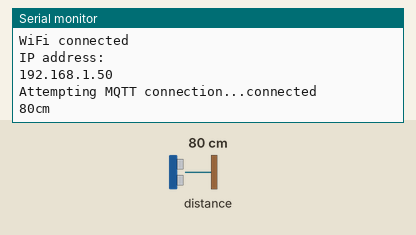
A sketch run on a simulated ESP8266 (NodeMCU). On the bench: the last lines printed to the serial monitor. Wiring (inferred from the names in the program): ultrasonic range finder: trigger GPIO 2; echo GPIO 0. The test bench sets the inputs (shaded band); at power-on: distance to the obstacle 80 cm. The echo pulse lasts 58.3 µs per cm; WiFi joins after 1.5 s; servers stay silent unless stated; a WiFi scan finds three made-up networks; no MQTT or app messages arrive unless stated.

Above: at 5.2 s.
5.3 s: distance to the obstacle set to 2 cm
At 6.4 s:
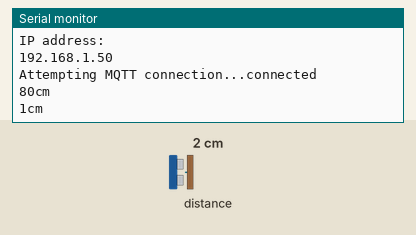
7.0 s: distance to the obstacle set to 4 cm
At 8.6 s:
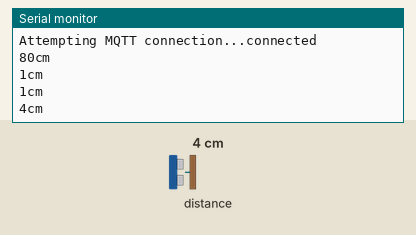
Timing chart, 0 to 10.1 s (numbered marks = the images above; inputs shaded):
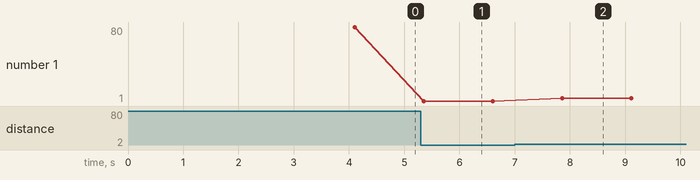

Measured:
- after the input at 5.3 s, the serial monitor: prints a new line after 0.05 s (image 1)
- after the input at 7.0 s, the serial monitor: prints a new line after 0.86 s (image 2)
- plotted number 1: 80 → 1 after the input at 5.3 s, 1 → 4 after the input at 7.0 s

The sketch:

GFD.ino
```cpp
#include <ESP8266WiFi.h> // 引入 ESP8266WiFi 庫
#include <PubSubClient.h> // 引入 PubSubClient 庫
const int trigPin = 2;  //D4
const int echoPin = 0;  //D3
long duration, cm, inches;


// 替換為您的 MQTT 代理的主機名和端口
const char* mqtt_server = "113.61.241.157";
const int mqtt_port = 1883;

WiFiClient espClient;
PubSubClient client(espClient);

void setup() {
   Serial.begin (9600);             // 設定序列埠通訊頻率
  pinMode(trigPin, OUTPUT);        // 定義輸入及輸出
  pinMode(echoPin, INPUT);

  setup_wifi(); // 設置 WiFi 連接
  client.setServer(mqtt_server, mqtt_port); // 設置 MQTT 服務器信息
}

void setup_wifi() {
  delay(10); // 延迟 10 毫秒
  Serial.println(); // 在串口监视器中打印空行
  Serial.print("Scanning for networks...");

  int n = WiFi.scanNetworks();
  if (n == 0) {
    Serial.println("No networks found");
  } else { //
    int strongestSignalIndex = -1;
    int strongestSignalStrength = -1000;
    for (int i = 0; i < n; i++) {
      if (WiFi.encryptionType(i) == ENC_TYPE_NONE && WiFi.RSSI(i) > strongestSignalStrength) {
        strongestSignalIndex = i;
        strongestSignalStrength = WiFi.RSSI(i);
      }
    }
    if (strongestSignalIndex == -1) {
      Serial.println("No open networks found");
    } else {
      String ssid = WiFi.SSID(strongestSignalIndex);
      Serial.print("Connecting to ");
      Serial.println(ssid);
      WiFi.begin(ssid.c_str());
    }
  }

  while (WiFi.status() != WL_CONNECTED) {
    delay(1000);
    Serial.println("Connecting to WiFi...");
  }

  Serial.println(""); // 在串口监视器中打印空行
  Serial.println("WiFi connected");
  Serial.println("IP address: ");
  Serial.println(WiFi.localIP());
}
void loop() {
  if (!client.connected()) { // 如果未連接到 MQTT 服務器，則重新連接
    reconnect();
  }
  client.loop(); // 處理 MQTT 消息


  // 替換為您的傳感器讀取代碼

  digitalWrite(trigPin, LOW);
  delayMicroseconds(5);
  digitalWrite(trigPin, HIGH);     // 給 Trig 高電位，持續 10微秒
  delayMicroseconds(10);
  digitalWrite(trigPin, LOW);

  pinMode(echoPin, INPUT);             // 讀取 echo 的電位
  duration = pulseIn(echoPin, HIGH);   // 收到高電位時的時間

  cm = (duration/2) / 29.1;         // 將時間換算成距離 cm 或 inch
  inches = (duration/2) / 74;


  Serial.print(cm);
  Serial.print("cm");
  Serial.println();

  delay(250);
  //int sensorValue = analogRead(cm);

  // 將傳感器值發布到 MQTT 主題
  client.publish("inTopic", String(cm).c_str());

  delay(1000); // 等待一秒鐘
}

void reconnect() {
  while (!client.connected()) { // 如果未連接到 MQTT 服務器，則嘗試重新連接
    Serial.print("Attempting MQTT connection...");
    if (client.connect("ESP8266Client")) { // 如果連接成功，則打印信息
      Serial.println("connected");
    } else { // 如果連接失敗，則打印錯誤信息並等待1秒鐘再次嘗試
      Serial.print("failed, rc=");
      Serial.print(client.state());
      Serial.println(" try again in 1 seconds");
      delay(1000);
    }
  }
}
```
